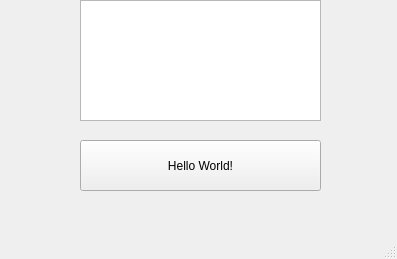
<?xml version="1.0" encoding="UTF-8"?>
<ui version="4.0">
 <class>MainWindow</class>
 <widget class="QMainWindow" name="MainWindow">
  <property name="geometry">
   <rect>
    <x>0</x>
    <y>0</y>
    <width>397</width>
    <height>259</height>
   </rect>
  </property>
  <property name="windowTitle">
   <string>MainWindow</string>
  </property>
  <widget class="QWidget" name="centralwidget">
   <widget class="QPushButton" name="pushButton">
    <property name="geometry">
     <rect>
      <x>80</x>
      <y>140</y>
      <width>241</width>
      <height>51</height>
     </rect>
    </property>
    <property name="text">
     <string>Hello World!</string>
    </property>
   </widget>
   <widget class="QTextEdit" name="textEdit">
    <property name="geometry">
     <rect>
      <x>80</x>
      <y>0</y>
      <width>241</width>
      <height>121</height>
     </rect>
    </property>
   </widget>
  </widget>
  <widget class="QMenuBar" name="menubar">
   <property name="geometry">
    <rect>
     <x>0</x>
     <y>0</y>
     <width>397</width>
     <height>27</height>
    </rect>
   </property>
  </widget>
  <widget class="QStatusBar" name="statusbar"/>
 </widget>
 <resources/>
 <connections/>
</ui>
